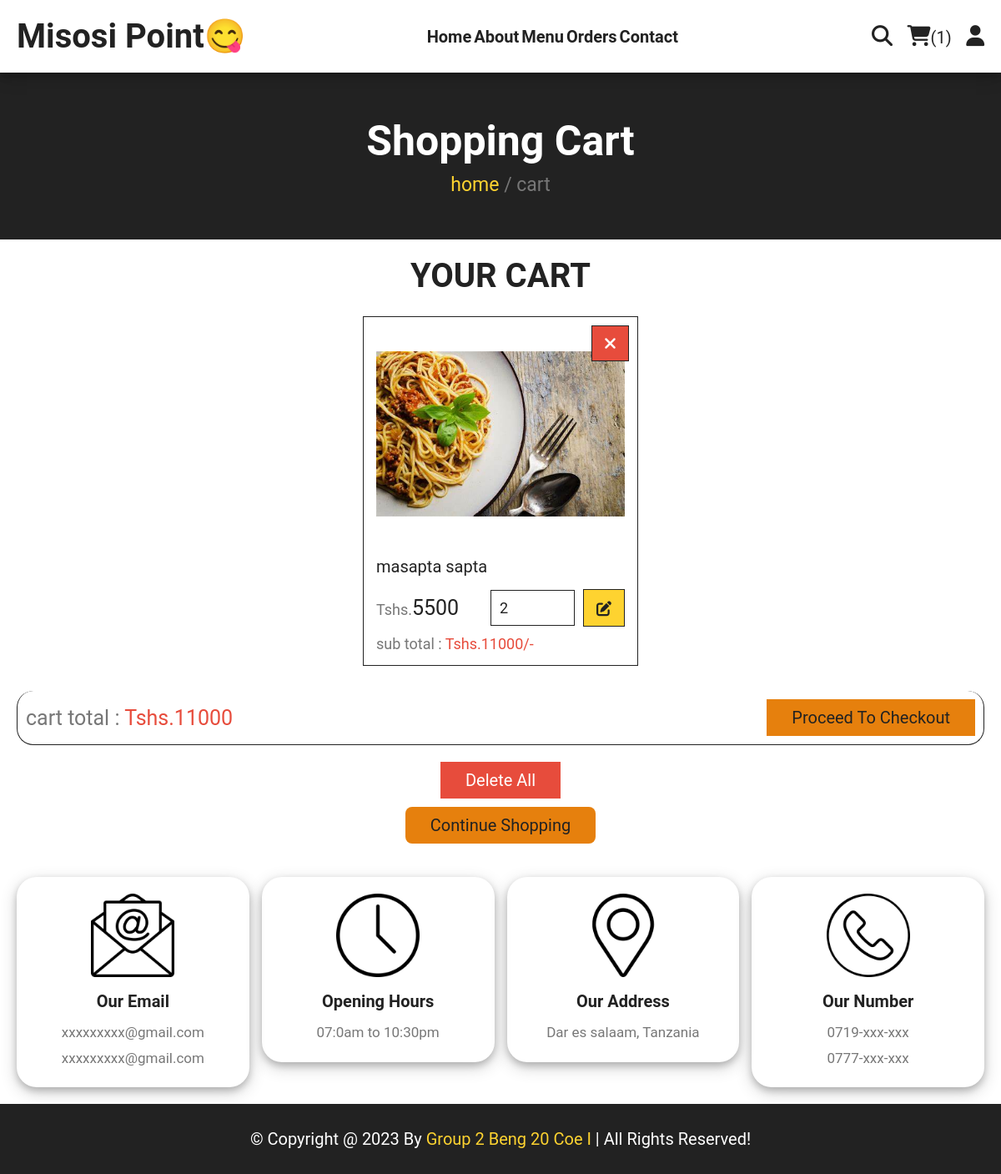
/cart.php (signed in), run on the app's committed database.
### tables this page shows
CREATE TABLE IF NOT EXISTS `cart` (
  `id` int NOT NULL AUTO_INCREMENT,
  `user_id` int NOT NULL,
  `pid` int NOT NULL,
  `name` varchar(100) NOT NULL,
  `price` int NOT NULL,
  `quantity` int NOT NULL,
  `image` varchar(100) NOT NULL,
  PRIMARY KEY (`id`)
);

### cart.php (the view, shortened to what this page needs)
<?php
include 'components/connect.php';
if(isset($_SESSION['user_id'])){
   $user_id = $_SESSION['user_id'];
}else{
   $user_id = '';
   header('location:home.php');
};
?>
<!DOCTYPE html>
<html lang="en">
<head>
   <link rel="stylesheet" href="https://cdnjs.cloudflare.com/ajax/libs/font-awesome/6.1.1/css/all.min.css">
   <link rel="stylesheet" href="css/style.css">
</head>
<body>
<?php include 'components/user_header.php'; ?>
<div class="heading">
   <h3>shopping cart</h3>
   <p><a href="home.php">home</a> <span> / cart</span></p>
</div>
<section class="products">
   <h1 class="title">your cart</h1>
   <div class="box-container" style="box-shadow: inset; border-top: none;">
      <?php
         $grand_total = 0;
         $select_cart = $conn->prepare("SELECT * FROM `cart` WHERE user_id = ?");
         $select_cart->execute([$user_id]);
         if($select_cart->rowCount() > 0){
            while($fetch_cart = $select_cart->fetch(PDO::FETCH_ASSOC)){
      ?>
      <form action="" method="post" class="box">
         <button type="submit" class="fas fa-times" name="delete" onclick="return confirm('delete this item?');"></button>
         <img src="uploaded_img/<?= $fetch_cart['image']; ?>" alt="">
         <div class="name"><?= $fetch_cart['name']; ?></div>
         <div class="flex">
            <div class="price"><span>Tshs.</span><?= $fetch_cart['price']; ?></div>
            <input type="number" name="qty" class="qty" min="1" max="99" value="<?= $fetch_cart['quantity']; ?>" maxlength="2">
            <button type="submit" class="fas fa-edit" name="update_qty"></button>
         </div>
         <div class="sub-total"> sub total : <span>Tshs.<?= $sub_total = ($fetch_cart['price'] * $fetch_cart['quantity']); ?>/-</span> </div>
      </form>
      <?php
               $grand_total += $sub_total;
            }
         }else{
            echo '<p class="empty">your cart is empty</p>';
         }
      ?>
   </div>
   <div class="cart-total" style="border-top:none;border-radius:20px;">
      <p>cart total : <span>Tshs.<?= $grand_total; ?></span></p>
      <a href="checkout.php" class="btn <?= ($grand_total > 1)?'':'disabled'; ?>">proceed to checkout</a>
   </div>
   <div class="more-btn">
      <form action="" method="post">
         <button type="submit" class="delete-btn <?= ($grand_total > 1)?'':'disabled'; ?>" name="delete_all" onclick="return confirm('delete all from cart?');">delete all</button>
      </form>
      <a href="menu.php" class="btn" style="box-shadow: grey; border-radius:8px;">continue shopping</a>
   </div>
</section>
<?php include 'components/footer.php'; ?>
</body>
</html>

### css/style.css (style rules this page uses)
:root { --yellow: #fed330; --red: #e74c3c; --white: #fff; --black: #222; ---orange: rgb(230, 128, 13); --light-color: #777; --border: .1rem solid var(--black); }
* { font-family: 'Roboto', sans-serif; margin: 0; padding: 0; box-sizing: border-box; outline: none; border: none; text-decoration: none; }
html { font-size: 62.5%; overflow-x: hidden; scroll-behavior: smooth; stop-opacity: 7rem; }
section { margin: 0 auto; max-width: 1200px; padding: 2rem; }
.title { text-align: center; margin-bottom: 2.5rem; font-size: 4rem; color: var(--black); text-transform: uppercase; text-decoration: none; text-underline-offset: 1rem; }
.heading { display: flex; align-items: center; justify-content: center; gap: 1rem; flex-flow: column; background-color: var(--black); min-height: 20rem; }
.heading h3 { font-size: 5rem; color: var(--white); text-transform: capitalize; }
.heading p { font-size: 2.3rem; color: var(--light-color); }
.heading p a { color: var(--yellow); }
.btn, .delete-btn { margin-top: 1rem; display: inline-block; font-size: 2rem; padding: 1rem 3rem; cursor: pointer; text-transform: capitalize; transition: .2s linear; }
.btn { background-color: var(---orange); color: var(--black); }
.delete-btn { background-color: var(--red); color: var(--white); }
.products .box-container { display: grid; grid-template-columns: repeat(auto-fit, 33rem); justify-content: center; align-items: flex-start; gap: 1.5rem; }
.products .box-container .box { border: var(--border); padding: 1.5rem; position: relative; overflow: hidden; }
.products .box-container .box img { height: 25rem; width: 100%; object-fit: contain; margin-bottom: 1rem; }
.products .box-container .box .name { font-size: 2rem; color: var(--black); margin: 1rem 0; }
.products .box-container .box .flex { display: flex; align-items: center; gap: 1rem; margin-top: 1.5rem; }
.products .box-container .box .flex .price { margin-right: auto; font-size: 2.5rem; color: var(--black); }
.products .box-container .box .flex .price span { color: var(--light-color); font-size: 1.8rem; }
.products .box-container .box .flex .qty { padding: 1rem; border: var(--border); font-size: 1.8rem; color: var(--black); }
.products .box-container .box .flex .fa-edit { width: 5rem; background-color: var(--yellow); color: var(--black); cursor: pointer; font-size: 1.8rem; height: 4.5rem; border: var(--border); }
.products .box-container .box .fa-times { position: absolute; top: 1rem; right: 1rem; background-color: var(--red); color: var(--white); border: var(--border); line-height: 4rem; height: 4.3rem; width: 4.5rem; cursor: pointer; font-size: 2rem; }
.products .box-container .box .sub-total { margin-top: 1rem; font-size: 1.8rem; color: var(--light-color); }
.products .box-container .box .sub-total span { color: var(--red); }
.products .more-btn { margin-top: 1rem; text-align: center; }
.products .cart-total { display: flex; align-items: center; gap: 1.5rem; flex-wrap: wrap; justify-content: space-between; margin-top: 3rem; border: var(--border); padding: 1rem; }
.products .cart-total p { font-size: 2.5rem; color: var(--light-color); }
.products .cart-total p span { color: var(--red); }
.products .cart-total .btn { margin-top: 0; }

### data on the page
cart: image (picture), name "masapta sapta", price "5500", qty "2", $sub_total = ($fetch_cart['price'] * $fetch_cart['quantity']) "11000"

### other printed values
$total_cart_items "1"
$grand_total "11000"
